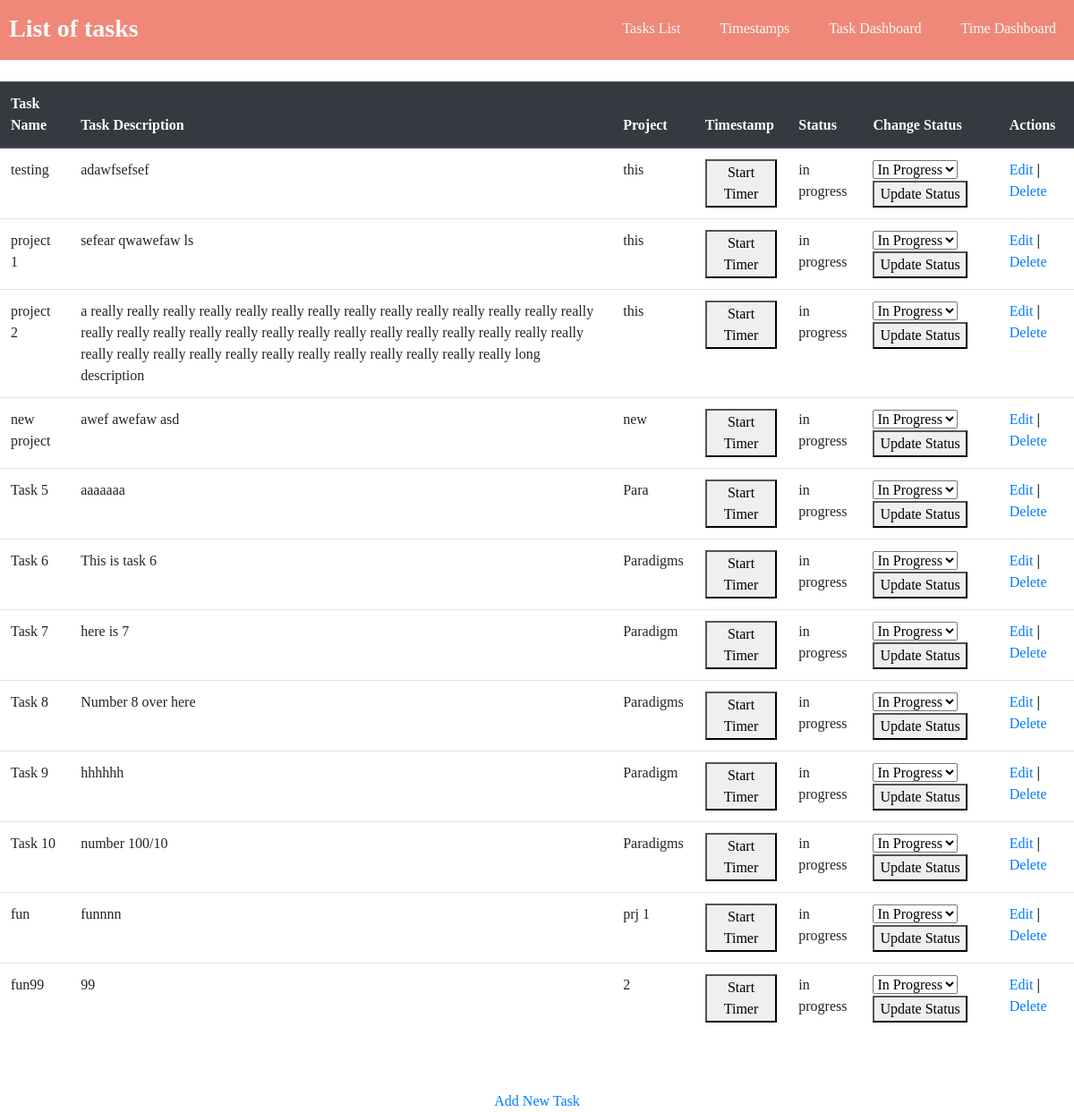
The app's page /show_tasks with its own data.
### tasks/models.py (models this page shows)
class Task(models.Model):
    task_name = models.CharField(max_length=100)
    task_description = models.TextField()
    timer_state = models.CharField(max_length=11, choices=TIMER_STATE, default='Start Timer') #Used to determine if the task should be tracking time to create a timestamp
    begin_time = models.DateTimeField(blank=True, null=True) #Needed to record start time of timestamps.
    project = models.CharField(max_length=100)
    status = models.CharField(max_length=11, choices=STATUSES, default='in progress')
    class Meta:
        db_table = "tasks"

### tasks/views.py (the view)
# urls.py: path('show_tasks', views.show_tasks),
def show_tasks(request):
    tasks = Task.objects.all()
    return render(request, "show_tasks.html", {'tasks':tasks})

### tasks/templates/show_tasks.html (shortened to what this page needs)
<!DOCTYPE html>
<head>
	<link rel="stylesheet" href="https://stackpath.bootstrapcdn.com/bootstrap/4.3.1/css/bootstrap.min.css">
</head>
<body>
<header>
	<div class="container_h">
		<h3 class="logo"><b>List of tasks</b></h3>
		<nav>
			<ul>
				<li><a href="/show_tasks">Tasks List</a></li>
				<li><a href="/show_timestamps">Timestamps</a></li>
				<li><a href="/show_task_dashboard">Task Dashboard</a></li>
				<li><a href="/show_time_dashboard">Time Dashboard</a></li>
			</ul>
		</nav>
	</div>
</header>
<br>
<table class="table">
    <thead class="thead-dark">
    <tr>
        <th>Task Name</th>
        <th>Task Description</th>
		<th>Project</th>
        <th>Timestamp</th>
        <th>Status</th>
		<th>Change Status</th>
        <th>Actions</th>
    </tr>
    </thead>
    <tbody>
{% for task in tasks %}
    <tr>
        <td>{{ task.task_name }}</td>
        <td>{{ task.task_description }}</td>
        <td>{{ task.project }}</td>
		<td>
			<form method="POST" action="/timestamp/{{task.id}}">
				<button type="submit">{{ task.timer_state }}</button>
			</form>
		</td>
        <td>{{ task.status }}</td>
		<td>
			<form method="POST" action="/status/{{task.id}}">
				<select id="id_status" name="status">
					<option value="in progress">In Progress</option>
				</select>
				<button type="submit">Update Status</button>
			</form>
		</td>
        <td>
            <a href="/edit_task/{{ task.id }}">Edit</a>
			<b> | </b>
            <a href="/delete_task/{{ task.id }}">Delete</a>
        </td>
    </tr>
{% endfor %}
    </tbody>
</table>
<br>
<br>
<center><a href="/add_task">Add New Task</a></center>
</body>
</html>

### tasks/templates/show_tasks.html (style rules this page uses)
html * { font-family: Verdana !important; }
header { background: #f0887a; }
header::after { content: ''; display: table; clear: both; }
.logo { float: left; padding-top: 15px; margin-left: 10px; padding-bottom: 10px; border: none; }
nav { float: right; }
nav ul { margin: 0; padding: 0; list-style: none; }
nav li { color: #ffffff; display: inline-block; margin-left: 20px; margin-right: 20px; padding-top: 20px; position: relative; }
nav a { color: #f8f9fa; }
nav a::before { content: ''; display: block; height: 5px; background-color: #f8f9fa; position: absolute; top: 0; width: 0%; transition: all ease-in-out 250ms; }
h3 { color: #f8f9fa; }

### records on screen
Task: task_name "testing", task_description "adawfsefsef", project "this", timer_state "Start Timer", status "in progress"
Task: task_name "project 1", task_description "sefear qwawefaw ls", project "this", timer_state "Start Timer", status "in progress"
Task: task_name "project 2", task_description "a really really really really really really really really really really really really really really really really really really really really really really really really really really really really really really really really really really really really really really really really long description", project "this", timer_state "Start Timer", status "in progress"
Task: task_name "new project", task_description "awef awefaw asd", project "new", timer_state "Start Timer", status "in progress"
Task: task_name "Task 5", task_description "aaaaaaa", project "Para", timer_state "Start Timer", status "in progress"
Task: task_name "Task 6", task_description "This is task 6", project "Paradigms", timer_state "Start Timer", status "in progress"
Task: task_name "Task 7", task_description "here is 7", project "Paradigm", timer_state "Start Timer", status "in progress"
Task: task_name "Task 8", task_description "Number 8 over here", project "Paradigms", timer_state "Start Timer", status "in progress"
Task: task_name "Task 9", task_description "hhhhhh", project "Paradigm", timer_state "Start Timer", status "in progress"
Task: task_name "Task 10", task_description "number 100/10", project "Paradigms", timer_state "Start Timer", status "in progress"
Task: task_name "fun", task_description "funnnn", project "prj 1", timer_state "Start Timer", status "in progress"
Task: task_name "fun99", task_description "99", project "2", timer_state "Start Timer", status "in progress"
